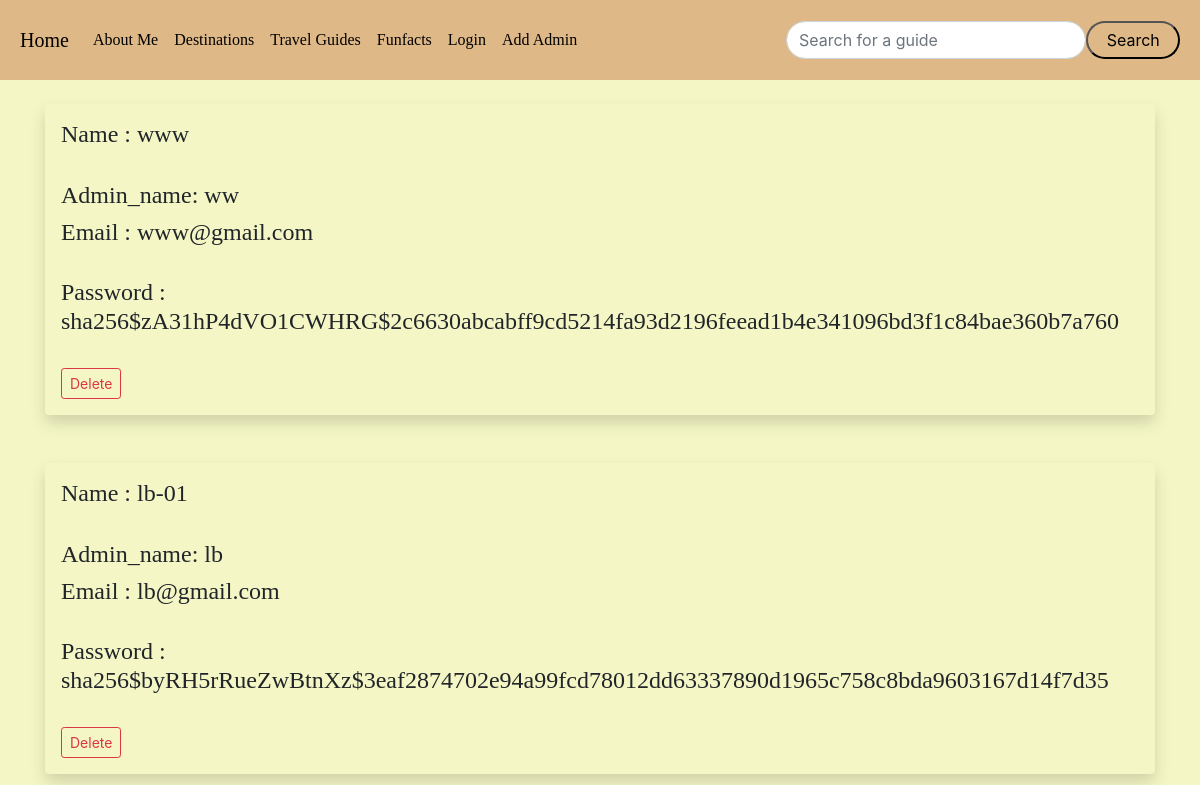
The page /admin on the database its author committed.
### app.py (models this page shows, shortened)
class Admin(db.Model, UserMixin):
    __tablename__ = 'admin'
    id = db.Column(db.Integer, primary_key=True)
    name = db.Column(db.String(120), nullable=False)
    admin_name = db.Column(db.String(20), nullable=False, unique=True)
    date_added = db.Column(db.Date, default=date.today)
    email = db.Column(db.String(128), nullable=False, unique=True )
    password_hash = db.Column(db.String(128), nullable=False)
    @property
    def password(self):
        raise AttributeError('password is not readable')

### app.py (the view)
@app.route('/admin')
def admin():
    admin = Admin.query.order_by(Admin.id)
    return render_template("admin.html", admin=admin)

### app.py
class SearchForm(FlaskForm):
    searched = StringField("Searched", validators=[DataRequired()])
    submit = SubmitField("Search")

### app.py (called while the page is built)
@app.context_processor
def base():
    form = SearchForm()
    return dict(form=form)

### templates/admin.html (shortened to what this page needs)
{% extends 'base.html' %}
{% block content %}
<h1 style="font-family: Papyrus;" >Admins</h1>
<br/>
{% for admin in admin %}
<div class="shadow p-3 mb-5 bg-body rounded" >
    <h4 style="font-family: Papyrus;">Name : {{ admin.name }}</h4><br/>
    <h4 style="font-family: Papyrus;">Admin_name: {{ admin.admin_name }}</h4>
    <h4 style="font-family: Papyrus;">Email : {{ admin.email }}</h4><br/>
    <h4 style="font-family: Papyrus;">Password : {{ admin.password_hash }}</h4><br/>
    <a href="{{ url_for('delete_admin', id=admin.id) }}" class="btn btn-outline-danger btn-sm">Delete</a>
</div>
{% endfor %}
{% endblock %}

### static/styles.css (style rules this page uses)
body, html { margin: 0; padding: 0; }
body { background-color: #f4f7c5; }

### rows shown on the page
Admin: name "www", admin_name "ww", email "www@gmail.com", password_hash "sha256$zA31hP4dVO1CWHRG$2c6630abcabff9cd5214fa93d2196feead1b4e341096bd3f1c84bae360b7a760"
Admin: name "lb-01", admin_name "lb", email "lb@gmail.com", password_hash "sha256$byRH5rRueZwBtnXz$3eaf2874702e94a99fcd78012dd63337890d1965c758c8bda9603167d14f7d35"
